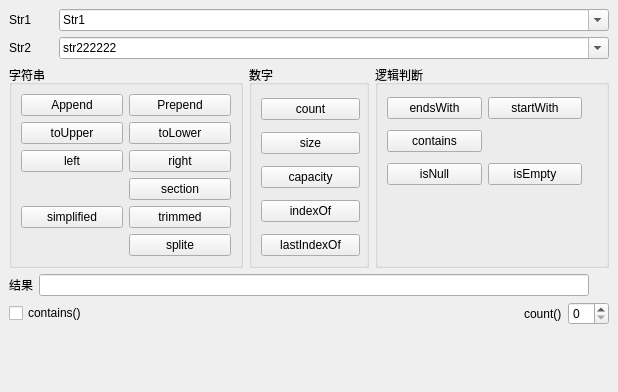
<?xml version="1.0" encoding="UTF-8"?>
<ui version="4.0">
 <class>TestQString</class>
 <widget class="QMainWindow" name="TestQString">
  <property name="geometry">
   <rect>
    <x>0</x>
    <y>0</y>
    <width>618</width>
    <height>392</height>
   </rect>
  </property>
  <property name="windowTitle">
   <string>MainWindow</string>
  </property>
  <widget class="QWidget" name="centralwidget">
   <layout class="QFormLayout" name="formLayout">
    <item row="2" column="0">
     <layout class="QHBoxLayout" name="horizontalLayout_3">
      <item>
       <widget class="QLabel" name="label_3">
        <property name="text">
         <string>结果</string>
        </property>
       </widget>
      </item>
      <item>
       <widget class="QLineEdit" name="edResult">
        <property name="minimumSize">
         <size>
          <width>550</width>
          <height>0</height>
         </size>
        </property>
       </widget>
      </item>
     </layout>
    </item>
    <item row="3" column="0" colspan="2">
     <layout class="QHBoxLayout" name="horizontalLayout_5">
      <item>
       <widget class="QCheckBox" name="cbContains">
        <property name="text">
         <string>contains()</string>
        </property>
       </widget>
      </item>
      <item>
       <layout class="QHBoxLayout" name="horizontalLayout_4">
        <item>
         <spacer name="horizontalSpacer">
          <property name="orientation">
           <enum>Qt::Horizontal</enum>
          </property>
          <property name="sizeHint" stdset="0">
           <size>
            <width>40</width>
            <height>20</height>
           </size>
          </property>
         </spacer>
        </item>
        <item>
         <widget class="QLabel" name="labCount">
          <property name="text">
           <string>count()</string>
          </property>
         </widget>
        </item>
        <item>
         <widget class="QSpinBox" name="spinBCount"/>
        </item>
       </layout>
      </item>
     </layout>
    </item>
    <item row="0" column="0" colspan="2">
     <layout class="QVBoxLayout" name="verticalLayout">
      <item>
       <layout class="QHBoxLayout" name="horizontalLayout">
        <item>
         <widget class="QLabel" name="label">
          <property name="text">
           <string>Str1</string>
          </property>
         </widget>
        </item>
        <item>
         <widget class="QComboBox" name="cbStr1">
          <property name="minimumSize">
           <size>
            <width>550</width>
            <height>0</height>
           </size>
          </property>
          <property name="editable">
           <bool>true</bool>
          </property>
          <item>
           <property name="text">
            <string>Str1</string>
           </property>
          </item>
         </widget>
        </item>
       </layout>
      </item>
      <item>
       <layout class="QHBoxLayout" name="horizontalLayout_2">
        <item>
         <widget class="QLabel" name="label_2">
          <property name="text">
           <string>Str2</string>
          </property>
         </widget>
        </item>
        <item>
         <widget class="QComboBox" name="cbStr2">
          <property name="minimumSize">
           <size>
            <width>550</width>
            <height>0</height>
           </size>
          </property>
          <property name="editable">
           <bool>true</bool>
          </property>
          <item>
           <property name="text">
            <string>str222222</string>
           </property>
          </item>
         </widget>
        </item>
       </layout>
      </item>
     </layout>
    </item>
    <item row="1" column="0" colspan="2">
     <layout class="QHBoxLayout" name="horizontalLayout_6">
      <item>
       <widget class="QGroupBox" name="groupBox">
        <property name="title">
         <string>字符串</string>
        </property>
        <layout class="QHBoxLayout" name="horizontalLayout_7">
         <item>
          <layout class="QGridLayout" name="gridLayout">
           <item row="1" column="0">
            <widget class="QPushButton" name="pBtnToup">
             <property name="text">
              <string>toUpper</string>
             </property>
            </widget>
           </item>
           <item row="0" column="0">
            <widget class="QPushButton" name="pBtnAppend">
             <property name="text">
              <string>Append</string>
             </property>
            </widget>
           </item>
           <item row="3" column="0">
            <widget class="QPushButton" name="pBtnLeft">
             <property name="text">
              <string>left</string>
             </property>
            </widget>
           </item>
           <item row="0" column="1">
            <widget class="QPushButton" name="pBtnPrepend">
             <property name="text">
              <string>Prepend</string>
             </property>
            </widget>
           </item>
           <item row="1" column="1">
            <widget class="QPushButton" name="pBtnToLow">
             <property name="text">
              <string>toLower</string>
             </property>
            </widget>
           </item>
           <item row="4" column="1">
            <widget class="QPushButton" name="pBtnSection">
             <property name="text">
              <string>section</string>
             </property>
            </widget>
           </item>
           <item row="3" column="1">
            <widget class="QPushButton" name="pBtnRight">
             <property name="text">
              <string>right</string>
             </property>
            </widget>
           </item>
           <item row="5" column="1">
            <widget class="QPushButton" name="pBtnTrimmed">
             <property name="text">
              <string>trimmed</string>
             </property>
            </widget>
           </item>
           <item row="6" column="1">
            <widget class="QPushButton" name="pBtnSplite">
             <property name="text">
              <string>splite</string>
             </property>
            </widget>
           </item>
           <item row="5" column="0">
            <widget class="QPushButton" name="pBtnSim">
             <property name="text">
              <string>simplified</string>
             </property>
            </widget>
           </item>
          </layout>
         </item>
        </layout>
       </widget>
      </item>
      <item>
       <widget class="QGroupBox" name="groupBox_2">
        <property name="maximumSize">
         <size>
          <width>120</width>
          <height>16777215</height>
         </size>
        </property>
        <property name="title">
         <string>数字</string>
        </property>
        <widget class="QWidget" name="layoutWidget">
         <property name="geometry">
          <rect>
           <x>12</x>
           <y>27</y>
           <width>99</width>
           <height>170</height>
          </rect>
         </property>
         <layout class="QVBoxLayout" name="verticalLayout_2">
          <item>
           <widget class="QPushButton" name="bBtnCount">
            <property name="text">
             <string>count</string>
            </property>
           </widget>
          </item>
          <item>
           <widget class="QPushButton" name="pBtnSize">
            <property name="text">
             <string>size</string>
            </property>
           </widget>
          </item>
          <item>
           <widget class="QPushButton" name="pBtnCap">
            <property name="text">
             <string>capacity</string>
            </property>
           </widget>
          </item>
          <item>
           <widget class="QPushButton" name="pBtnIndex">
            <property name="text">
             <string>indexOf</string>
            </property>
           </widget>
          </item>
          <item>
           <widget class="QPushButton" name="pBtnLastIndex">
            <property name="text">
             <string>lastIndexOf</string>
            </property>
           </widget>
          </item>
         </layout>
        </widget>
       </widget>
      </item>
      <item>
       <widget class="QGroupBox" name="groupBox_3">
        <property name="title">
         <string>逻辑判断</string>
        </property>
        <widget class="QWidget" name="layoutWidget">
         <property name="geometry">
          <rect>
           <x>12</x>
           <y>27</y>
           <width>195</width>
           <height>100</height>
          </rect>
         </property>
         <layout class="QGridLayout" name="gridLayout_2">
          <item row="0" column="0">
           <widget class="QPushButton" name="pBtnEnds">
            <property name="text">
             <string>endsWith</string>
            </property>
           </widget>
          </item>
          <item row="0" column="1">
           <widget class="QPushButton" name="pBtnStart">
            <property name="text">
             <string>startWith</string>
            </property>
           </widget>
          </item>
          <item row="1" column="0">
           <widget class="QPushButton" name="pBtnContains">
            <property name="text">
             <string>contains</string>
            </property>
           </widget>
          </item>
          <item row="2" column="0">
           <widget class="QPushButton" name="pBtnNull">
            <property name="text">
             <string>isNull</string>
            </property>
           </widget>
          </item>
          <item row="2" column="1">
           <widget class="QPushButton" name="pBtnEmpty">
            <property name="text">
             <string>isEmpty</string>
            </property>
           </widget>
          </item>
         </layout>
        </widget>
       </widget>
      </item>
     </layout>
    </item>
   </layout>
  </widget>
 </widget>
 <resources/>
 <connections/>
</ui>
